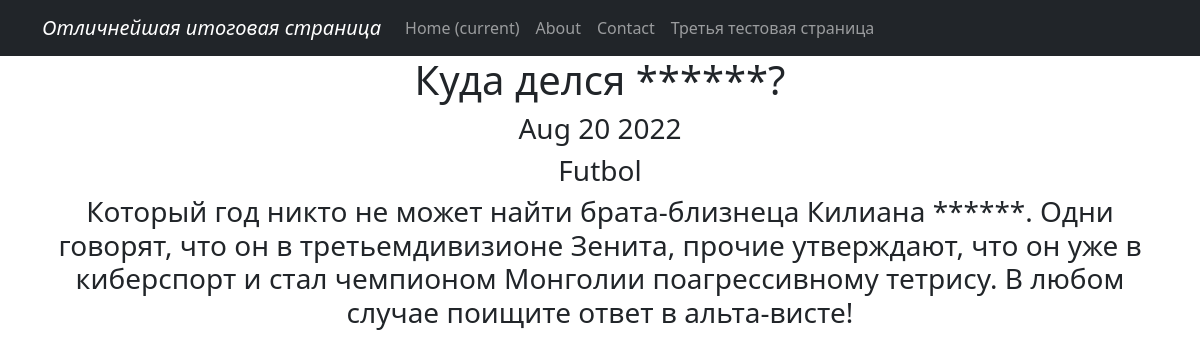
Screenshot of /news/1 with the database file from the repository.
### News/models.py (models this page shows, shortened)
class Post(models.Model):
    author = models.ForeignKey(Author, on_delete=models.CASCADE)
    post_time = models.DateTimeField(auto_now_add = True)
    post_type = models.CharField(max_length=3, choices = CHOICES, default = news)
    title = models.CharField(max_length=255)
    content = models.TextField()
    post_rating = models.IntegerField(default=0)
    category = models.ManyToManyField(Category, through = 'PostCategory')
    def categoria(self):
        for categ in self.category.all():
            return categ

class Category(models.Model):
    category_name = models.CharField(max_length=255, unique = True, null=True, blank=True)
    def __str__(self):
       return self.category_name

### News/views.py (the view)
# urls.py: path('<int:pk>', PostDetail.as_view(), name = 'post_detail'),
class PostDetail(DetailView):
    model = Post
    template_name = 'postdetail.html'
    context_object_name = 'post'

### News/templatetags/custom_filters.py (called while the page is built)
@register.filter()
def cenzura(value):
    for word in Slovechki:
        value = value.replace(word, '*' * len(word))
    return value

### templates/postdetail.html (shortened to what this page needs)
{% extends 'flatpages/default.html' %}
{% load custom_filters %}
{% block content %}
<h1>{{ post.title | cenzura }} </h1>
<h3> {{ post.post_time | date:'M d Y' }} </h3>
<h3> {{ post.categoria }} </h3>
<h3> {{ post.content | cenzura }}</h3>
{% endblock content %}

### rows the page displays
Post: title|cenzura "Куда делся ******?", post_time "Aug 20 2022", categoria "Futbol", content|cenzura "Который год никто не может найти брата-близнеца Килиана ******. Одни говорят, что он в третьемдивизионе Зенита, прочие утверждают, что он уже в киберспорт и стал чемпионом Монголии поагрессивному тетрису. В любом случае поищите ответ в альта-висте!"
